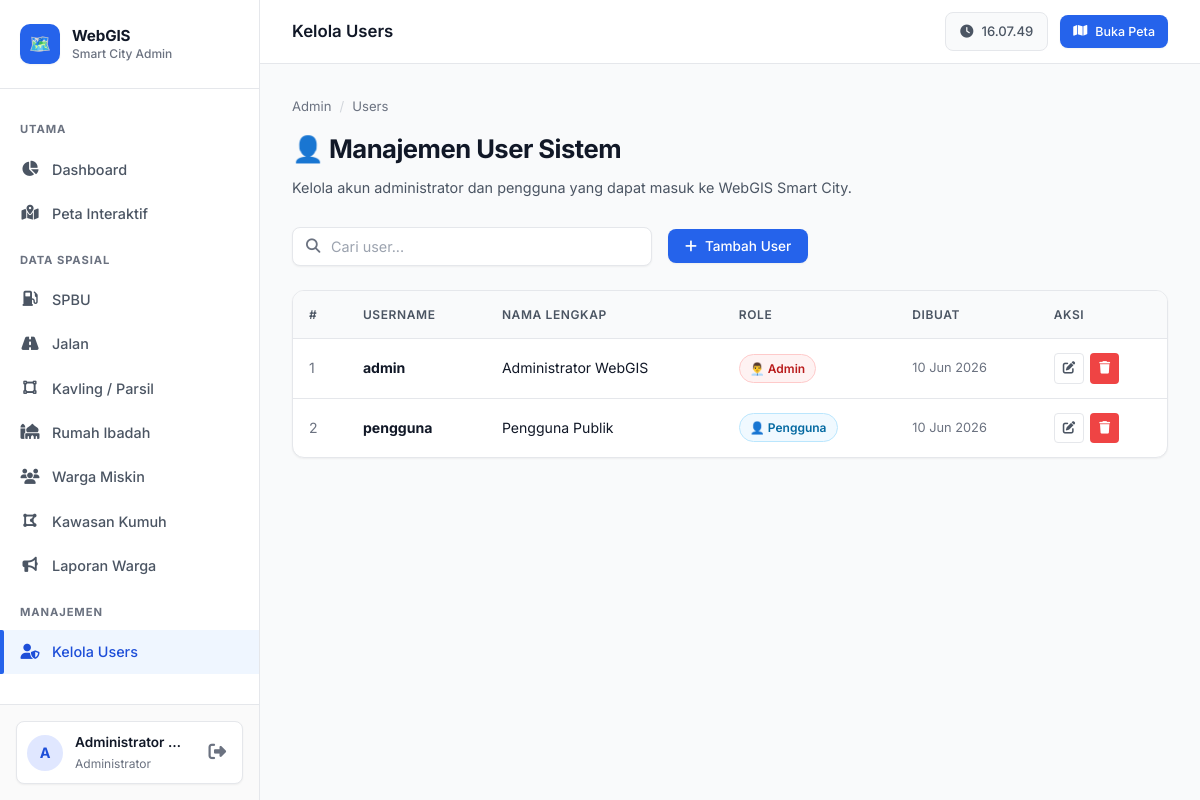
/project_final/admin/users.php (signed in), run on the app's committed database.
### tables this page shows
CREATE TABLE users (
    id INT AUTO_INCREMENT PRIMARY KEY,
    username VARCHAR(50) NOT NULL UNIQUE,
    password VARCHAR(255) NOT NULL,
    role ENUM('admin', 'user') NOT NULL DEFAULT 'user',
    nama_lengkap VARCHAR(100) DEFAULT NULL,
    created_at TIMESTAMP NOT NULL DEFAULT CURRENT_TIMESTAMP
);

### project_final/config/app.php (called while the page is built, shortened)
<?php
function app_base_path(): string {
    $basePath = getenv('APP_BASE_PATH');
    $basePath = trim($basePath);
    return '/' . trim($basePath, '/');
}
function app_url(string $path = ''): string {
    $path = '/' . ltrim($path, '/');
    return app_base_path() . $path;
}

### project_final/config/auth_check.php (called while the page is built, shortened)
<?php
function currentUser(): array {
    return [
        'id'          => $_SESSION['user_id']    ?? null,
        'username'    => $_SESSION['username']   ?? '',
        'role'        => $_SESSION['role']        ?? '',
        'nama_lengkap'=> $_SESSION['nama_lengkap']?? '',
    ];
}

### project_final/admin/users.php (the view, shortened to what this page needs)
<?php
require_once __DIR__ . '/../config/auth_check.php';
$pdo = Database::getConnection();
$rows = $pdo->query("SELECT id, username, role, nama_lengkap, created_at FROM users ORDER BY id ASC")->fetchAll();
$pageTitle = 'Kelola Users';
$activeNav = 'users';
require_once __DIR__ . '/partials/header.php';
?>
<div class="page-header">
    <div class="breadcrumb"><span>Admin</span><span class="sep">/</span><span>Users</span></div>
    <h1>👤 Manajemen User Sistem</h1>
    <p>Kelola akun administrator dan pengguna yang dapat masuk ke WebGIS Smart City.</p>
</div>
<div class="page-toolbar">
    <div class="search-box">
        <i class="fas fa-search search-icon"></i>
        <input type="text" id="searchInput" placeholder="Cari user..." oninput="filterTable('searchInput','usersTable')">
    </div>
    <button class="btn btn-primary" onclick="openModal('modalTambah')">
        <i class="fas fa-plus"></i> Tambah User
    </button>
</div>
<div class="table-wrap">
<table class="data-table" id="usersTable">
    <thead><tr>
        <th>#</th><th>Username</th><th>Nama Lengkap</th><th>Role</th><th>Dibuat</th><th>Aksi</th>
    </tr></thead>
    <tbody>
    <?php foreach ($rows as $i => $r): ?>
    <tr>
        <td style="color:var(--text-muted)"><?= $i+1 ?></td>
        <td><strong><?= htmlspecialchars($r['username']) ?></strong></td>
        <td><?= htmlspecialchars($r['nama_lengkap'] ?: '-') ?></td>
        <td>
            <?php if ($r['role'] === 'admin'): ?>
                <span class="badge badge-danger">👨‍💼 Admin</span>
            <?php else: ?>
                <span class="badge badge-info">👤 Pengguna</span>
            <?php endif; ?>
        </td>
        <td style="color:var(--text-muted); font-size:0.8rem;"><?= date('d M Y', strtotime($r['created_at'])) ?></td>
        <td><div class="actions">
            <button class="btn btn-ghost btn-sm btn-icon" onclick='editRow(<?= json_encode($r, JSON_HEX_APOS|JSON_HEX_QUOT) ?>)' title="Edit">
                <i class="fas fa-edit"></i>
            </button>
            <button class="btn btn-danger btn-sm btn-icon" onclick="hapus(<?= $r['id'] ?>,'<?= addslashes($r['username']) ?>')" title="Hapus">
                <i class="fas fa-trash"></i>
            </button>
        </div></td>
    </tr>
    <?php endforeach; ?>
    </tbody>
</table>
</div>
<?php require_once __DIR__ . '/partials/footer.php'; ?>

### project_final/admin/partials/header.php (shortened to what this page needs)
<?php
$user = currentUser();
$initial = strtoupper(substr($user['nama_lengkap'] ?: $user['username'], 0, 1));
?>
<!DOCTYPE html>
<html lang="id">
<head>
    <link rel="stylesheet" href="https://cdnjs.cloudflare.com/ajax/libs/font-awesome/6.5.0/css/all.min.css">
    <link rel="stylesheet" href="<?= app_url('assets/css/main.css') ?>?v=20260610-spbu-snackbar">
    <link rel="stylesheet" href="<?= app_url('assets/css/admin.css') ?>">
</head>
<body class="admin-page <?= $bodyClass ?? '' ?>">
<aside class="sidebar" id="sidebar">
    <div class="sidebar-brand">
        <div class="brand-icon">🗺️</div>
        <div class="brand-text">
            <span class="brand-name">WebGIS</span>
            <span class="brand-sub">Smart City Admin</span>
        </div>
    </div>
    <nav class="sidebar-nav">
        <div class="nav-section-title">Utama</div>
        <a href="<?= app_url('admin/index.php') ?>"
           class="nav-item <?= ($activeNav==='dashboard') ? 'active' : '' ?>">
            <span class="nav-icon"><i class="fas fa-chart-pie"></i></span> Dashboard
        </a>
        <a href="<?= app_url('admin/peta.php') ?>"
           class="nav-item <?= ($activeNav==='peta') ? 'active' : '' ?>">
            <span class="nav-icon"><i class="fas fa-map-marked-alt"></i></span> Peta Interaktif
        </a>
        <div class="nav-section-title">Data Spasial</div>
        <a href="<?= app_url('admin/data_spbu.php') ?>"
           class="nav-item <?= ($activeNav==='spbu') ? 'active' : '' ?>">
            <span class="nav-icon"><i class="fas fa-gas-pump"></i></span> SPBU
        </a>
        <a href="<?= app_url('admin/data_jalan.php') ?>"
           class="nav-item <?= ($activeNav==='jalan') ? 'active' : '' ?>">
            <span class="nav-icon"><i class="fas fa-road"></i></span> Jalan
        </a>
        <a href="<?= app_url('admin/data_kavling.php') ?>"
           class="nav-item <?= ($activeNav==='kavling') ? 'active' : '' ?>">
            <span class="nav-icon"><i class="fas fa-vector-square"></i></span> Kavling / Parsil
        </a>
        <a href="<?= app_url('admin/data_rumah.php') ?>"
           class="nav-item <?= ($activeNav==='rumah') ? 'active' : '' ?>">
            <span class="nav-icon"><i class="fas fa-mosque"></i></span> Rumah Ibadah
        </a>
        <a href="<?= app_url('admin/data_warga.php') ?>"
           class="nav-item <?= ($activeNav==='warga') ? 'active' : '' ?>">
            <span class="nav-icon"><i class="fas fa-users"></i></span> Warga Miskin
        </a>
        <a href="<?= app_url('admin/data_kawasan.php') ?>"
           class="nav-item <?= ($activeNav==='kawasan') ? 'active' : '' ?>">
            <span class="nav-icon"><i class="fas fa-draw-polygon"></i></span> Kawasan Kumuh
        </a>
        <a href="<?= app_url('admin/data_laporan.php') ?>"
           class="nav-item <?= ($activeNav==='laporan') ? 'active' : '' ?>">
            <span class="nav-icon"><i class="fas fa-bullhorn"></i></span> Laporan Warga
        </a>
        <div class="nav-section-title">Manajemen</div>
        <a href="<?= app_url('admin/users.php') ?>"
           class="nav-item <?= ($activeNav==='users') ? 'active' : '' ?>">
            <span class="nav-icon"><i class="fas fa-user-shield"></i></span> Kelola Users
        </a>
    </nav>
    <div class="sidebar-footer">
        <div class="user-info">
            <div class="user-avatar"><?= $initial ?></div>
            <div class="user-details">
                <div class="user-name"><?= htmlspecialchars($user['nama_lengkap'] ?: $user['username']) ?></div>
                <div class="user-role">Administrator</div>
            </div>
            <a href="<?= app_url('logout.php') ?>" class="user-logout" title="Keluar">
                <i class="fas fa-sign-out-alt"></i>
            </a>
        </div>
    </div>
</aside>
<main class="admin-main">
    <div class="topbar">
        <span class="topbar-title"><?= htmlspecialchars($pageTitle ?? 'Dashboard') ?></span>
        <div class="topbar-actions">
            <div class="topbar-time" id="clock">
                <i class="fas fa-clock"></i> <span id="clockText"></span>
            </div>
            <a href="<?= app_url('admin/peta.php') ?>" class="btn btn-primary btn-sm">
                <i class="fas fa-map"></i> Buka Peta
            </a>
        </div>
    </div>
    <div class="admin-content">

### project_final/assets/css/main.css (style rules this page uses)
:root { --primary: #2563EB; --primary-light: #3B82F6; --primary-dark: #1D4ED8; --accent: #10B981; --danger: #EF4444; --warning: #F59E0B; --info: #0EA5E9; --bg-base: #F9FAFB; --bg-surface: #FFFFFF; --bg-elevated: #FFFFFF; --bg-card: #FFFFFF; --border-light: #E5E7EB; --border-hover: #D1D5DB; --text-primary: #111827; --text-secondary: #4B5563; --text-muted: #6B7280; --sidebar-w: 260px; --sidebar-bg: #FFFFFF; --sidebar-border: #E5E7EB; --radius-sm: 4px; --radius-md: 8px; --radius-lg: 12px; --radius-xl: 16px; --shadow-sm: 0 1px 2px 0 rgba(0, 0, 0, 0.05); --shadow-md: 0 4px 6px -1px rgba(0, 0, 0, 0.1), 0 2px 4px -1px rgba(0, 0, 0, 0.06); --shadow-lg: 0 10px 15px -3px rgba(0, 0, 0, 0.1), 0 4px 6px -2px rgba(0, 0, 0, 0.05); --transition: all 0.2s ease-in-out; }
*, *::before, *::after { box-sizing: border-box; margin: 0; padding: 0; }
html { scroll-behavior: smooth; }
body { font-family: 'Inter', sans-serif; background: var(--bg-base); color: var(--text-primary); font-size: 14px; line-height: 1.6; min-height: 100vh; -webkit-font-smoothing: antialiased; }
a { color: var(--primary); text-decoration: none; transition: var(--transition); }
.btn { display: inline-flex; align-items: center; gap: 8px; padding: 8px 16px; border-radius: var(--radius-md); border: 1px solid transparent; font-size: 0.85rem; font-weight: 500; font-family: 'Inter', sans-serif; cursor: pointer; transition: var(--transition); white-space: nowrap; outline: none; }
.btn-primary { background: var(--primary); color: #fff; box-shadow: var(--shadow-sm); }
.btn-danger { background: var(--danger); color: #fff; }
.btn-ghost { background: transparent; border: 1px solid var(--border-light); color: var(--text-secondary); }
.btn-sm { padding: 6px 12px; font-size: 0.78rem; }
.btn-icon { padding: 8px; border-radius: var(--radius-sm); }
.badge { display: inline-flex; align-items: center; padding: 4px 10px; border-radius: var(--radius-xl); font-size: 0.75rem; font-weight: 600; }
.badge-danger { background: #FEF2F2; color: #B91C1C; border: 1px solid #FECACA; }
.badge-info { background: #F0F9FF; color: #0369A1; border: 1px solid #BAE6FD; }
.table-wrap { overflow-x: auto; border-radius: var(--radius-lg); border: 1px solid var(--border-light); background: var(--bg-surface); box-shadow: var(--shadow-sm); }
.data-table { width: 100%; border-collapse: collapse; font-size: 0.88rem; }
.data-table thead th { background: #F9FAFB; padding: 14px 16px; text-align: left; font-size: 0.75rem; font-weight: 600; color: var(--text-secondary); text-transform: uppercase; letter-spacing: 0.05em; white-space: nowrap; border-bottom: 1px solid var(--border-light); }
.data-table tbody tr { border-bottom: 1px solid var(--border-light); transition: background 0.15s; }
.data-table tbody tr:last-child { border-bottom: none; }
.data-table td { padding: 14px 16px; color: var(--text-primary); vertical-align: middle; }
.data-table .actions { display: flex; gap: 6px; }
.page-header { margin-bottom: 28px; }
.page-header h1 { font-size: 1.6rem; font-weight: 700; color: var(--text-primary); letter-spacing: -0.02em; }
.page-header p { color: var(--text-secondary); margin-top: 6px; font-size: 0.9rem; }
.page-header .breadcrumb { display: flex; gap: 8px; align-items: center; font-size: 0.82rem; color: var(--text-muted); margin-bottom: 12px; }
.page-header .breadcrumb .sep { color: #D1D5DB; }

### data on the page
users: nama_lengkap "A", nama_lengkap "Administrator…", username "admin", nama_lengkap "Administrator WebGIS", role "👨‍💼 Admin", created_at "10 Jun 2026"
users: username "pengguna", nama_lengkap "Pengguna Publik", role "👤 Pengguna", created_at "10 Jun 2026"

### other printed values
$pageTitle "Kelola Users"
